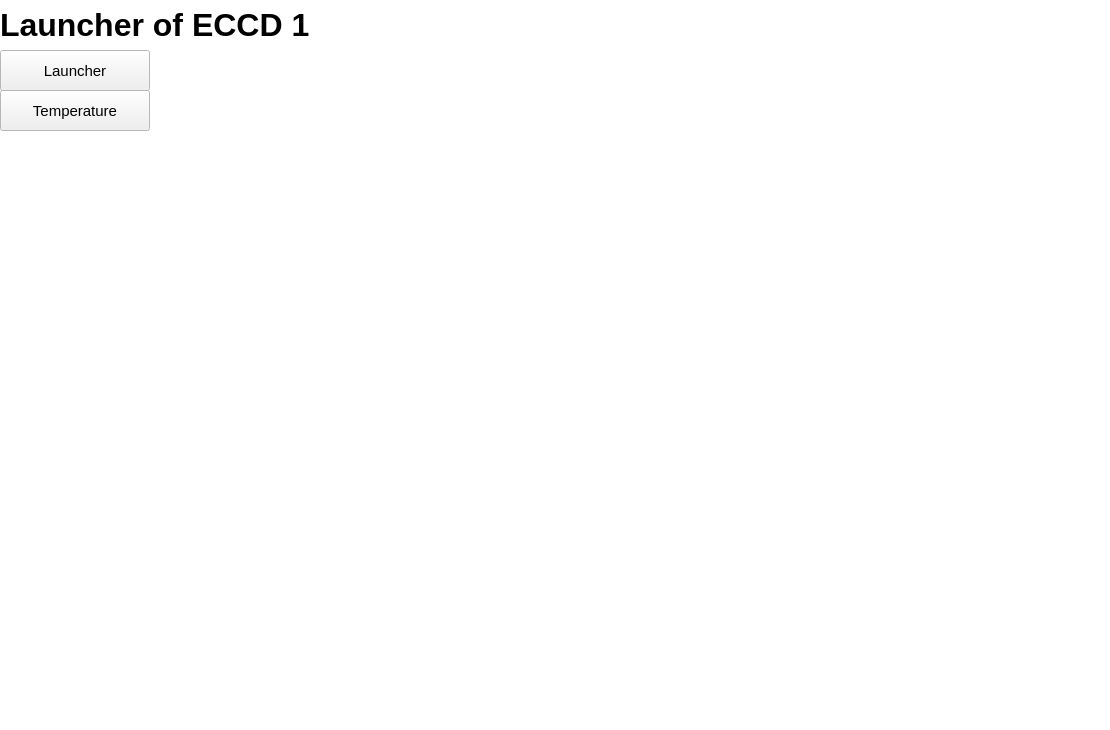
<ui version="4.0" >
 <class>ECCDANTENA_0</class>
 <widget class="QWidget" name="ECCDANTENA_0" >
  <property name="geometry" >
   <rect>
    <x>0</x>
    <y>0</y>
    <width>1110</width>
    <height>730</height>
   </rect>
  </property>
  <property name="palette" >
   <palette>
    <active>
     <colorrole role="Base" >
      <brush brushstyle="SolidPattern" >
       <color alpha="255" >
        <red>255</red>
        <green>255</green>
        <blue>255</blue>
       </color>
      </brush>
     </colorrole>
     <colorrole role="Window" >
      <brush brushstyle="SolidPattern" >
       <color alpha="255" >
        <red>255</red>
        <green>255</green>
        <blue>255</blue>
       </color>
      </brush>
     </colorrole>
    </active>
    <inactive>
     <colorrole role="Base" >
      <brush brushstyle="SolidPattern" >
       <color alpha="255" >
        <red>255</red>
        <green>255</green>
        <blue>255</blue>
       </color>
      </brush>
     </colorrole>
     <colorrole role="Window" >
      <brush brushstyle="SolidPattern" >
       <color alpha="255" >
        <red>255</red>
        <green>255</green>
        <blue>255</blue>
       </color>
      </brush>
     </colorrole>
    </inactive>
    <disabled>
     <colorrole role="Base" >
      <brush brushstyle="SolidPattern" >
       <color alpha="255" >
        <red>255</red>
        <green>255</green>
        <blue>255</blue>
       </color>
      </brush>
     </colorrole>
     <colorrole role="Window" >
      <brush brushstyle="SolidPattern" >
       <color alpha="255" >
        <red>255</red>
        <green>255</green>
        <blue>255</blue>
       </color>
      </brush>
     </colorrole>
    </disabled>
   </palette>
  </property>
  <property name="windowTitle" >
   <string>Form</string>
  </property>
  <widget class="QLabel" name="label" >
   <property name="geometry" >
    <rect>
     <x>0</x>
     <y>0</y>
     <width>540</width>
     <height>50</height>
    </rect>
   </property>
   <property name="font" >
    <font>
     <pointsize>24</pointsize>
     <weight>75</weight>
     <bold>true</bold>
    </font>
   </property>
   <property name="text" >
    <string>Launcher of ECCD 1</string>
   </property>
  </widget>
  <widget class="QPushButton" name="pushButton_2" >
   <property name="geometry" >
    <rect>
     <x>0</x>
     <y>90</y>
     <width>150</width>
     <height>41</height>
    </rect>
   </property>
   <property name="font" >
    <font>
     <pointsize>11</pointsize>
    </font>
   </property>
   <property name="cursor" >
    <cursorShape>PointingHandCursor</cursorShape>
   </property>
   <property name="text" >
    <string>Temperature</string>
   </property>
  </widget>
  <widget class="QPushButton" name="pushButton" >
   <property name="geometry" >
    <rect>
     <x>0</x>
     <y>50</y>
     <width>150</width>
     <height>41</height>
    </rect>
   </property>
   <property name="font" >
    <font>
     <pointsize>11</pointsize>
    </font>
   </property>
   <property name="cursor" >
    <cursorShape>PointingHandCursor</cursorShape>
   </property>
   <property name="text" >
    <string>Launcher</string>
   </property>
  </widget>
 </widget>
 <resources/>
 <connections/>
</ui>
